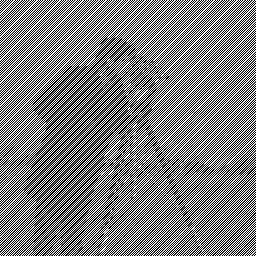
%> input picture images/ArquivoRuidoso.tif, 256 x 256 px
$ octave removing_noise_fourier_transform.m   (GNU Octave 9; MATLAB toolbox functions it lacks are replaced by stand-ins)
%> lines starting %> are read from the running program, lines starting %| are printed output that depends on the picture
% Limpando o programa.
close all
clear all
clc

% Carregando o pacote de imagens.
pkg load image

% Acessando o diretorio das imagens.
cd('./images');

img = imread('ArquivoRuidoso.tif');
%> img is the input picture: size 256x256 uint8; min 0, max 255, mean 125.5

% Realizando a transformada discreta de Fourier.
img_fft = fft2(img);

% Obtendo a fase da transformada.
fase = arg(img_fft);
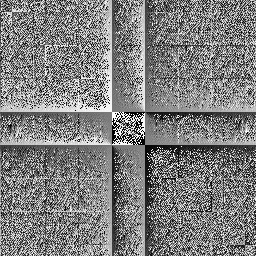
%> fase: size 256x256 double; min -3.14, max 3.14, mean 0.000144; drawn with min black and max white
magnitude = abs(img_fft);

% Exibicao 2D.
##figure, plot(magnitude);

% Exibicao 3D.
figure, surf(magnitude);
%> after `surf(magnitude)`:
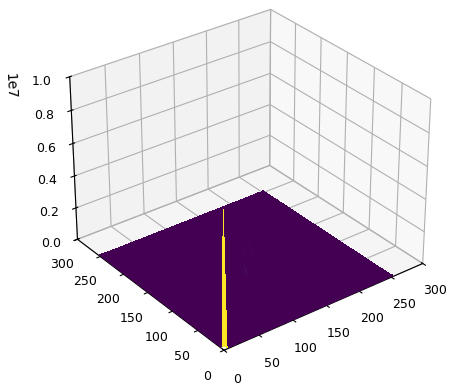
%> figure redrawn from the program's plot data

% Aplicando o filtro na magnitude.
limit = 105;

for u = 1:256
  for v = 1:256
    c = sqrt(u^2 + v^2);

    if (c > limit)
      filtered(u, v) = 0;
    else
      filtered(u, v) = magnitude(u, v);
    end
  end
end

matrix_final = filtered;

% Espelhando 2 quadrante
for u = 1:256
  for v = 1:256
    if (filtered(u, v) == 0)
      matrix_final(u, v) = filtered(u, 1 + columns(filtered) - v);
    end
  end
end
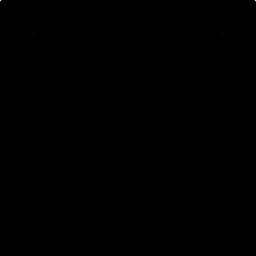
%> matrix_final: size 256x256 double; min 0, max 8227277, mean 1723.1; drawn with min black and max white

% Espelhando 3 e 4 quadrante
for u = 1:256
  for v = 1:256
    if (matrix_final(u, v) == 0)
      matrix_final(u, v) = matrix_final(1 + columns(filtered) - u, v);
    end
  end
end

figure, imshow(log(matrix_final), [])

% Exibicao 2D.
figure, plot(filtered);
%> after `plot(filtered)`:
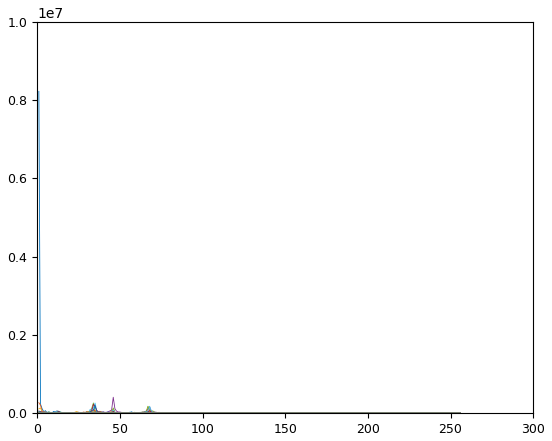
%> figure redrawn from the program's plot data; curve peaks at x = 1, y = 8227277; curve peaks at x = 1, y = 268680; curve peaks at x = 2, y = 135768.7; curve peaks at x = 1, y = 57646.8

% Exibicao 3D.
figure, surf(filtered);

% Juntando a magnitude com a fase, na forma retangular.
for m = 1:256
  for n = 1:256
    rectangular_form(m, n) = matrix_final(m,n)*cos(fase(m,n)) + matrix_final(m,n)*sin(fase(m,n))*i;
  end
end

inverse_fft = ifft2(rectangular_form);

% Exibindo as imagens com e sem ruido no dominio da frequencia.
figure;
subplot(2, 2, 1);
imshow(log(magnitude), []);
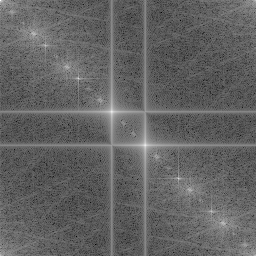
%> displayed picture: size 256x256, on the screen's scale of 0 to 255; min 0, max 255, mean 98.8
title('Imagem com ruido- Dominio da frequencia');

subplot(2, 2, 2);
imshow(fftshift(matrix_final), []);
title('Imagem com ruido- Dominio da frequencia');

subplot(2, 2, 3);
imshow(log(fftshift(magnitude)), []);
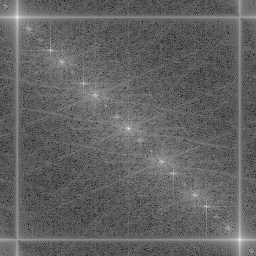
%> displayed picture: size 256x256, on the screen's scale of 0 to 255; min 0, max 255, mean 98.8; mean of the top-left, top-right, bottom-left and bottom-right quarters 105, 92.5, 92.5, 105.2

subplot(2, 2, 4);
imshow(log(fftshift(matrix_final)), []);

% Exibindo as imagens com e sem ruido juntas.
figure;
subplot(1, 2, 1);
imshow(img);
title('Imagem com ruiddo Dominio da frequencia');

subplot(1, 2, 2);
imshow(inverse_fft, []);
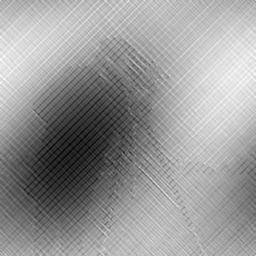
%> displayed picture: size 256x256, on the screen's scale of 0 to 255; min 0, max 255, mean 152.1
title('Imagem com o ruido filtrado');

% Exibindo as imagens com e sem ruido separadas.
##figure, imshow(img);
##title('Imagem com ruido);
##
##figure, imshow(inverse_fft, []);
##title('Imagem com o ruido filtrado');

cd('..');
